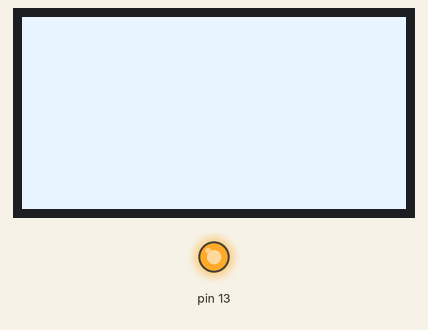
Recording of a sketch running on a simulated Arduino Uno, built with avr-gcc and run on an emulated ATmega328P. Shown: 128×64 one-colour display, output pins drawn as LEDs (lit = HIGH).

Above: at 0.1 s.
At 1.2 s:
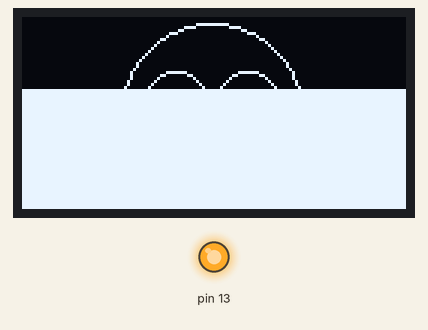
At 2.3 s:
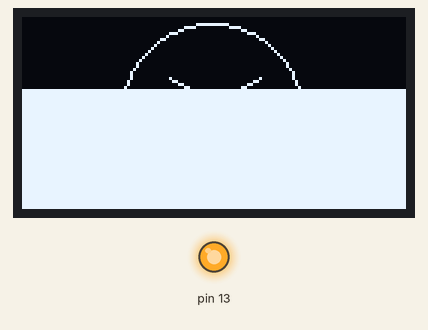
At 3.4 s:
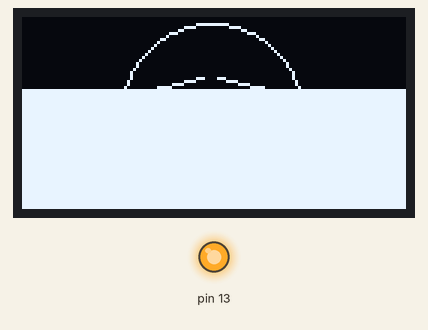

The sketch:

oled_disp_func.ino
```cpp
#include "U8glib.h"

U8GLIB_SSD1306_128X64 u8g(U8G_I2C_OPT_NONE);  // I2C / TWI

void u8g_prepare(void) {
  u8g.setFont(u8g_font_6x10);
  u8g.setFontRefHeightExtendedText();
  u8g.setDefaultForegroundColor();
  u8g.setFontPosTop();
}

void disp_clear(){
u8g.firstPage();
  u8g_prepare();
  u8g.setRGB(0, 0, 0);
  do {

    u8g.drawBox(0, 0, 128, 64);
  } while (u8g.nextPage());
}

void print_gameStart(){
u8g.firstPage();
  u8g_prepare();
  do {
    u8g.setRGB(255, 255, 255);
    u8g.drawCircle(51, 28, 10);
    u8g.drawCircle(75, 28, 10);
    u8g.setRGB(0, 0, 0);
    u8g.drawBox(0, 24, 128, 64);
    u8g.setRGB(255, 255, 255);
    u8g.drawCircle(63, 43, 10);
    u8g.setRGB(0, 0, 0);
    u8g.drawBox(0, 33, 128, 10);
    u8g.setRGB(255, 255, 255);
    u8g.drawCircle(63, 32, 30);
  } while (u8g.nextPage());
}

void print_notBestScore(){
u8g.firstPage();
  u8g_prepare();
  do {
    u8g.setRGB(255, 255, 255);
    u8g.drawLine(65, 28, 79, 20);
    u8g.drawLine(49, 20, 63, 28);
    u8g.setRGB(0, 0, 0);
    u8g.drawBox(0, 24, 128, 64);
    u8g.setRGB(255, 255, 255);
    u8g.drawCircle(63, 50, 10);
    u8g.setRGB(0, 0, 0);
    u8g.drawBox(0, 50, 128, 13);
    u8g.setRGB(255, 255, 255);
    u8g.drawCircle(63, 32, 30);
  } while (u8g.nextPage());
}

void print_punched(){
u8g.firstPage();
  u8g_prepare();
  do {
    u8g.setRGB(255, 255, 255);
    u8g.drawLine(65, 20, 100, 28);
    u8g.drawLine(25, 28, 60, 20);
    u8g.setRGB(0, 0, 0);
    u8g.drawBox(0, 24, 128, 64);
    u8g.setRGB(255, 255, 255);
    u8g.drawCircle(63, 50, 10);
    u8g.setRGB(0, 0, 0);
    u8g.drawBox(0, 50, 128, 13);
    u8g.setRGB(255, 255, 255);
    u8g.drawCircle(63, 32, 30);
  } while (u8g.nextPage());
}

void print_bestScore(){
u8g.firstPage();
  u8g_prepare();
  do {
    u8g.setRGB(255, 255, 255);
    u8g.drawCircle(51, 28, 10);
    u8g.drawCircle(75, 28, 10);
    u8g.setRGB(0, 0, 0);
    u8g.drawBox(0, 24, 128, 64);
    u8g.setRGB(255, 255, 255);
    u8g.drawCircle(63, 43, 10);
    u8g.setRGB(255, 255, 255);
    u8g.drawCircle(63, 32, 30);
  } while (u8g.nextPage());
}

void setup(void) {

  // flip screen, if required
  //u8g.setRot180();


  pinMode(13, OUTPUT);
  digitalWrite(13, HIGH);
}

void loop(void) {

  disp_clear();
  delay(1000);
  print_gameStart();
  delay(1000);
  print_notBestScore();
  delay(1000);
  print_punched();
  delay(1000);
  print_bestScore();
  delay(1000);

}
```

Measured:
- by itself, everything shown: repeats every 5.4 s, in 5 steps
- what the display in image 1 shows lasts 1.1 s, from 1.1 s to 2.2 s
